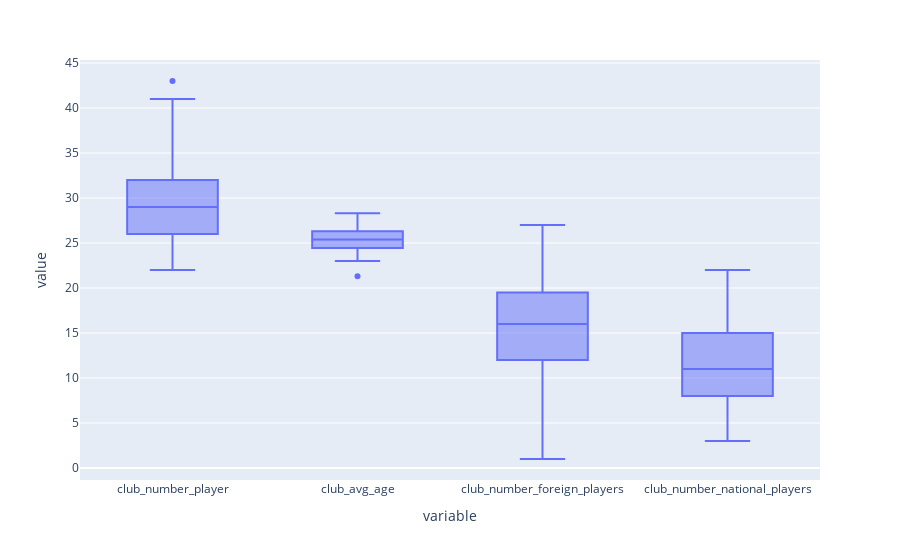

Here is the notebook cell this chart was saved with:
### Code cell
fig = px.box(df_clubs[["club_number_player","club_avg_age",
                       "club_number_foreign_players",
                       "club_number_national_players"]])
fig.show()

### Figure 1 — Plotly figure (JSON) as saved in the notebook; plotly's stock layout.template omitted (floating-point values rounded to 4 significant figures; data arrays with more than 128 entries replaced by an {"elided": "..."} marker saying what was removed)
{"data": [{"alignmentgroup": "True", "hovertemplate": "variable=%{x}<br>value=%{y}<extra></extra>", "legendgroup": "", "marker": {"color": "#636efa"}, "name": "", "notched": false, "offsetgroup": "", "orientation": "v", "showlegend": false, "type": "box", "x": {"elided": "400 str values"}, "x0": " ", "xaxis": "x", "y": {"elided": "400 float values"}, "y0": " ", "yaxis": "y"}], "layout": {"boxmode": "group", "legend": {"tracegroupgap": 0}, "margin": {"t": 60}, "xaxis": {"anchor": "y", "domain": [0, 1], "title": {"text": "variable"}}, "yaxis": {"anchor": "x", "domain": [0, 1], "title": {"text": "value"}}}}
